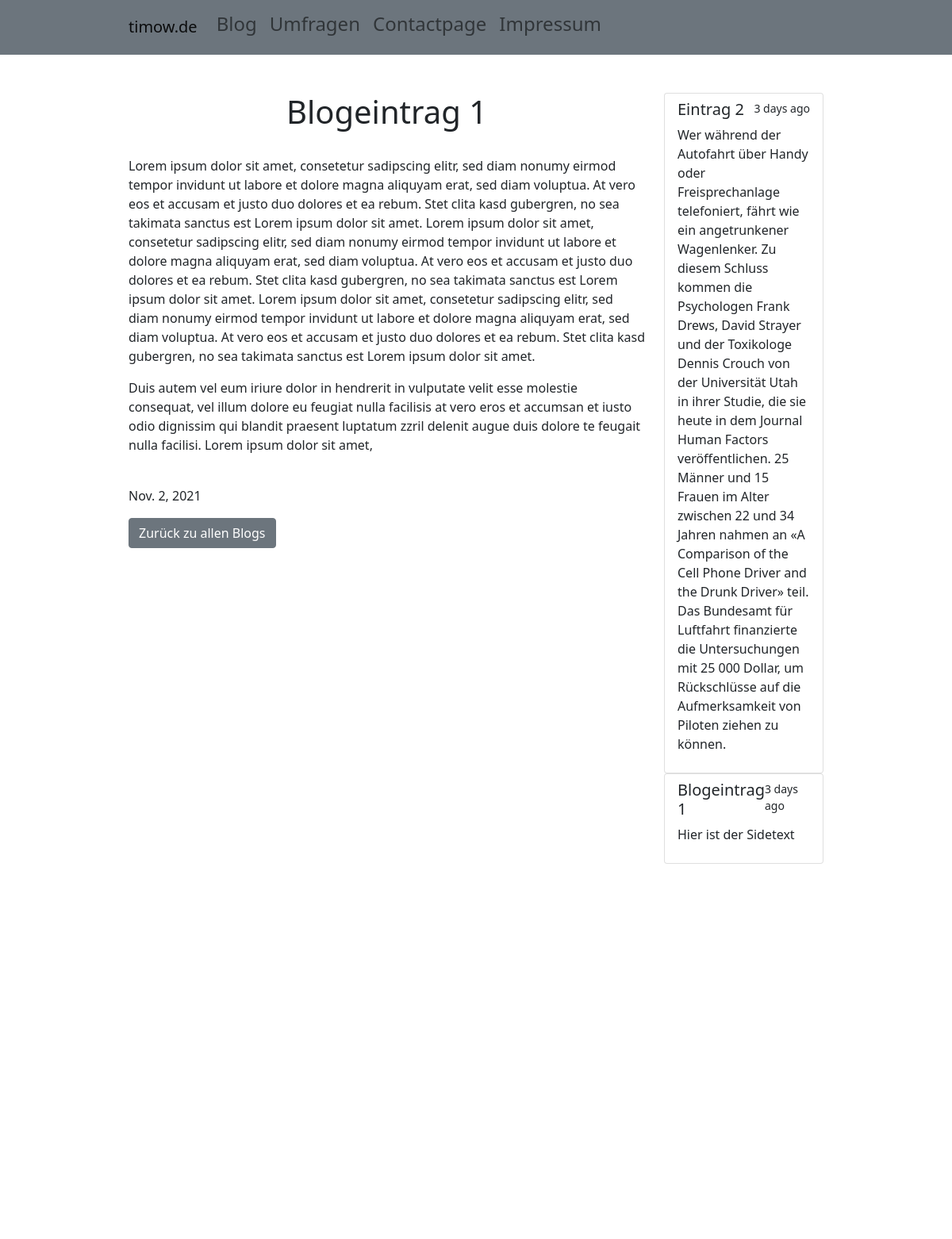
Before: /1 (upper part) with the older database file.
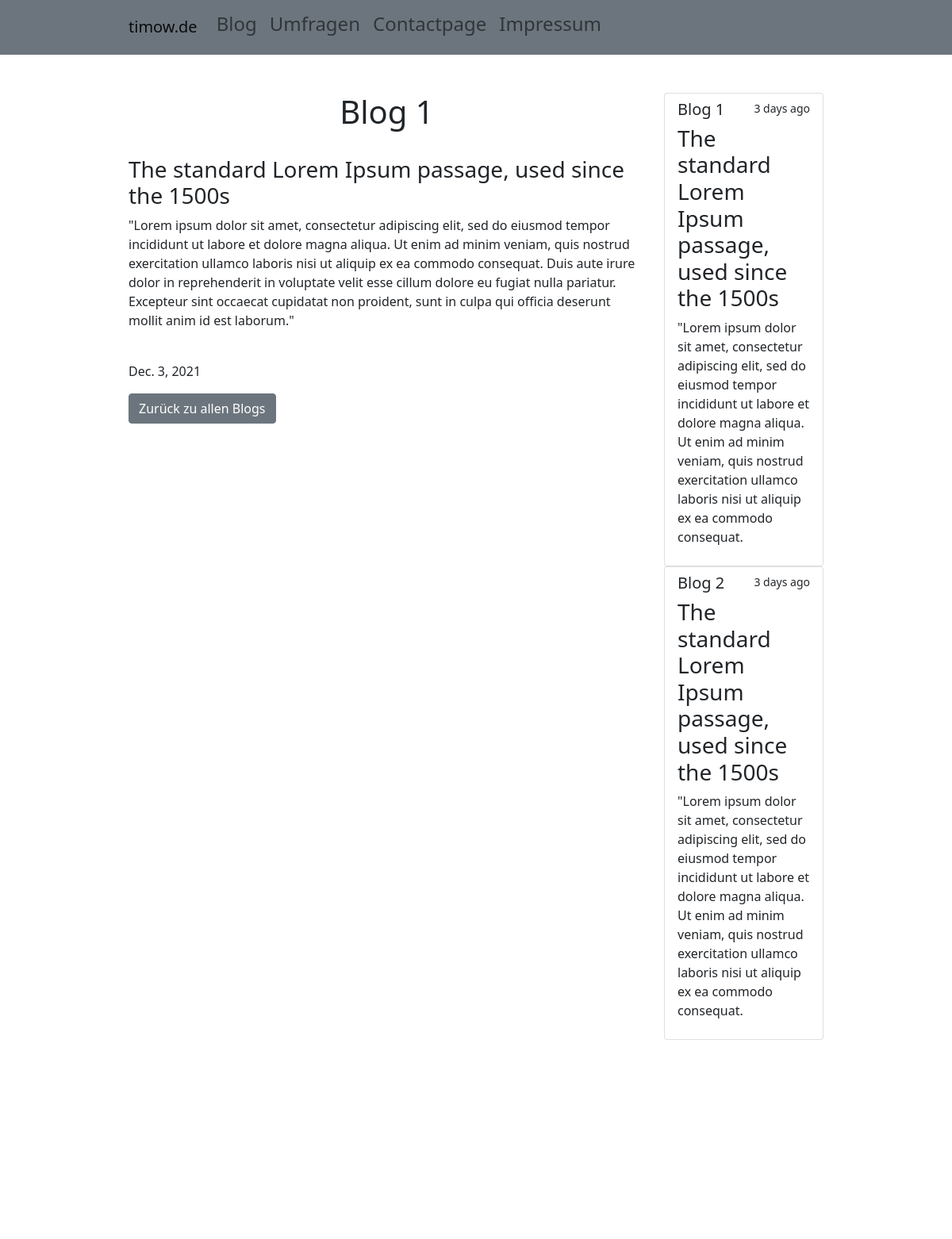
After: the same page with the newer database file.
### blog/models.py (models this page shows, shortened)
class Blogeintrag(models.Model):
    title = models.CharField(max_length=200, default="")
    maintext = RichTextField(null=True)
    previewtext = RichTextField(null=True)
    sidetext = RichTextField(null=True)
    pub_date = models.DateField("date published")

### blog/views.py (the view)
# urls.py: path("<int:blogeintrag_id>", views.blogdetail, name="blogdetail"),
def blogdetail(request, blogeintrag_id):
    latest_blog = Blogeintrag.objects.order_by("-pub_date")[:3]
    blogeintrag = get_object_or_404(Blogeintrag, pk=blogeintrag_id)
    context = {
        "blogeintrag": blogeintrag,
        "latest_blog": latest_blog,
    }
    return render(request, "blog/blogdetail.html", context)

### blog/templates/blog/blogdetail.html (shortened to what this page needs)
{% extends 'basetemplate.html' %}
{% block content %}
<div class="row mt-5">
    <div class="col-sm-12 col-lg-9">
        <h1 class="text-center">
            {{ blogeintrag.title }}
        </h1>
        {{ blogeintrag.maintext|safe }}
        {{ blogeintrag.pub_date}}
        <a href="{% url 'blog:blog' %}">
            <button type="button" class="btn btn-secondary mt-3 mb-3">
                Zurück zu allen Blogs
            </button>
        </a>
    </div>
    <div class="col-sm-12 col-lg-3">
        {% for Blogeintrag in latest_blog %}
        <div class="list-group">
            <a href="{% url 'blog:blogdetail' Blogeintrag.id %}" class="list-group-item list-group-item-action"
                aria-current="true">
                <div class="d-flex w-100 justify-content-between">
                    <h5 class="mb-1">{{ Blogeintrag.title }}</h5>
                    <small>3 days ago</small>
                </div>
                <p class="mb-1">{{ Blogeintrag.sidetext|safe }} </p>
            </a>
        </div>
        {% endfor %}
    </div>
</div>
{% endblock content %}

Changed rows visible on the page:
removed Blogeintrag: title "Eintrag 2", sidetext "Wer während der Autofahrt über Handy oder Freisprechanlage telefoniert, fährt wie ein angetrunkener Wagenlenker. Zu diesem Schluss kommen die Psychologen Frank Drews, David Strayer und der Toxikologe Dennis Crouch von der Universität Utah in ihrer Studie, die sie heute in dem Journal Human Factors veröffentlichen. 25 Männer und 15 Frauen im Alter zwischen 22 und 34 Jahren nahmen an «A Comparison of the Cell Phone Driver and the Drunk Driver» teil. Das Bundesamt für Luftfahrt finanzierte die Untersuchungen mit 25 000 Dollar, um Rückschlüsse auf die Aufmerksamkeit von Piloten ziehen zu können."
changed Blogeintrag: title "Blogeintrag 1" → "Blog 1"; maintext "Lorem ipsum dolor sit amet, consetetur sadipscing elitr, sed diam nonumy eirmod tempor invidunt ut labore et dolore magna aliquyam erat, sed diam voluptua. At vero eos et accusam et justo duo dolores et ea rebum. Stet clita kasd gubergren, no sea takimata sanctus est Lorem ipsum dolor sit amet. Lorem ipsum dolor sit amet, consetetur sadipscing elitr, sed diam nonumy eirmod tempor invidunt ut labore et dolore magna aliquyam erat, sed diam voluptua. At vero eos et accusam et justo duo dolores et ea rebum. Stet clita kasd gubergren, no sea takimata sanctus est Lorem ipsum dolor sit amet. Lorem ipsum dolor sit amet, consetetur sadipscing elitr, sed diam nonumy eirmod tempor invidunt ut labore…" → "The standard Lorem Ipsum passage, used since the 1500s \"Lorem ipsum dolor sit amet, consectetur adipiscing elit, sed do eiusmod tempor incididunt ut labore et dolore magna aliqua. Ut enim ad minim veniam, quis nostrud exercitation ullamco laboris nisi ut aliquip ex ea commodo consequat. Duis aute irure dolor in reprehenderit in voluptate velit esse cillum dolore eu fugiat nulla pariatur. Excepteur sint occaecat cupidatat non proident, sunt in culpa qui officia deserunt mollit anim id est laborum.\""; pub_date "Nov. 2, 2021" → "Dec. 3, 2021"; sidetext "Hier ist der Sidetext" → "The standard Lorem Ipsum passage, used since the 1500s \"Lorem ipsum dolor sit amet, consectetur adipiscing elit, sed do eiusmod tempor incididunt ut labore et dolore magna aliqua. Ut enim ad minim veniam, quis nostrud exercitation ullamco laboris nisi ut aliquip ex ea commodo consequat."
added Blogeintrag: title "Blog 2", sidetext "The standard Lorem Ipsum passage, used since the 1500s \"Lorem ipsum dolor sit amet, consectetur adipiscing elit, sed do eiusmod tempor incididunt ut labore et dolore magna aliqua. Ut enim ad minim veniam, quis nostrud exercitation ullamco laboris nisi ut aliquip ex ea commodo consequat."
